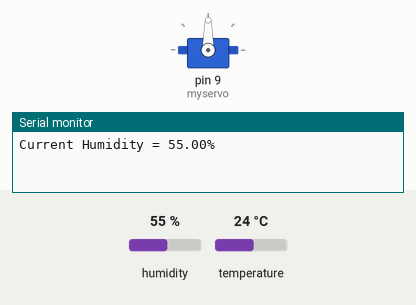
This sketch was run on a simulated Arduino Uno, built with avr-gcc and run on an emulated ATmega328P. Shown: servo, the last lines printed to the serial monitor. The inputs (shaded band) are chosen by the test bench; at power-on: humidity 55 %, temperature 24 °C.

Above: at 0.05 s.
At 1.2 s:
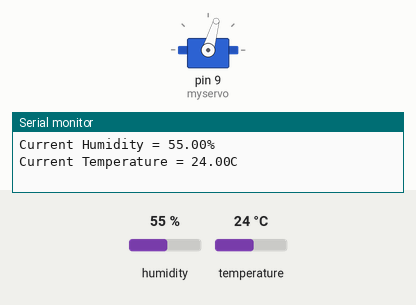
At 2.75 s:
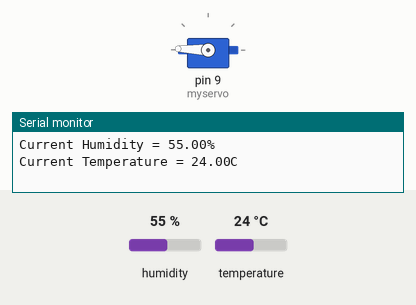
At 5.45 s:
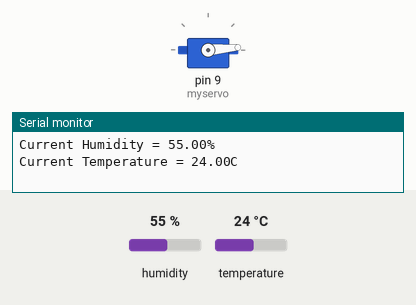
Timing chart, 0 to 7.1 s (numbered marks = the images above):
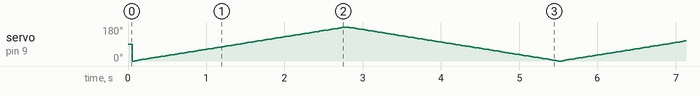

The sketch:

project_sketch.ino
```cpp
// #include <dht.h>
#include "DHT.h"
#include <SoftwareSerial.h>

#include <Servo.h>


#define DHTPIN A0
#define DHTTYPE DHT11

// dht DHT;
SoftwareSerial btSerial(4, 5);  // TX, RX
DHT dht(DHTPIN, DHTTYPE);


const int dht11 = A0;
float degreesC;
unsigned long timer = 0;
int sendStatus = 0;
Servo myservo;  // create servo object to control a servo

int pos = 0;  // variable to store the servo position
void setup() {

  //Setup and flush the serials to begin
  btSerial.begin(9600);
  Serial.begin(9600);
  btSerial.flush();
  Serial.flush();

  // Servo setup
  myservo.attach(9);  // attaches the servo on pin 9 to the servo object
}

void loop() {


  if ((timer == 0 || millis() >= timer) && sendStatus == 0) {
    dht.begin();
    String humidity = "Current Humidity = " + String(dht.readHumidity()) + "%\n";
    Serial.print(humidity);
    String deg = "Current Temperature = " + String(dht.readTemperature()) + "C\n";
    Serial.print(deg);

    // delay(1000);

    // Convert to byte array
    // degree in C
    char charArrayDeg[deg.length() + 1];
    deg.toCharArray(charArrayDeg, deg.length() + 1);
    btSerial.write(charArrayDeg);
    // Humidity in %
    // char charArrayHum[humidity.length() + 1];
    // humidity.toCharArray(charArrayHum, humidity.length() + 1);
    // btSerial.write(charArrayHum);

    //Reset the timer for another 10 seconds.
    timer = millis() + 10000;
  }
    runFan();

  // Run Fan if cmd is received
  // int cmd;
  // if (btSerial.read(cmd) == 1) {
  // }
}

void runFan() {
  for (pos = 0; pos <= 180; pos += 1) {  // goes from 0 degrees to 180 degrees
    // in steps of 1 degree
    myservo.write(pos);  // tell servo to go to position in variable 'pos'
    delay(15);           // waits 15 ms for the servo to reach the position
  }
  for (pos = 180; pos >= 0; pos -= 1) {  // goes from 180 degrees to 0 degrees
    myservo.write(pos);                  // tell servo to go to position in variable 'pos'
    delay(15);                           // waits 15 ms for the servo to reach the position
  }
}
```
